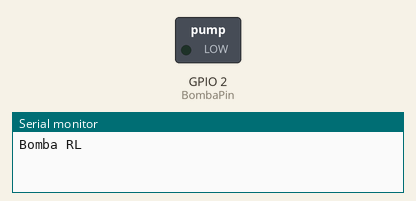
Recording of a program running on a simulated ESP32. On the bench: switched loads named in the program (green lamp = pin HIGH), the last lines printed to the serial monitor. WiFi joins after 1.5 s; servers stay silent unless stated.

Above: at 0.1 s.
At 7.2 s:
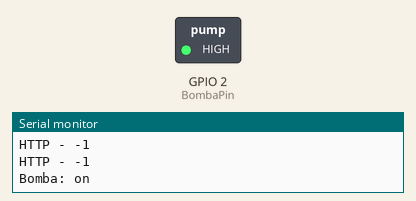
Timing chart, 0 to 8.7 s (numbered marks = the images above):
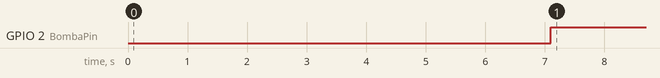

The program:

main.cpp
```cpp
#include <Arduino.h>
#include <HTTPClient.h>
#include <WiFi.h>

const int BombaPin = 2;

const char* ssid = "MaAv-Mesh";  // Tu SSID
const char* password = "u5b2nUb3sP";  //Tu Clave

float hD = 0;
int rain = 0;
int ciclos = 0;

void apiConnection() {
    HTTPClient http;
    http.begin("http://192.168.3.75/iot/iotDevicesAPI/iotWaterPump.php");
    http.addHeader("Content-Type", "application/x-www-form-urlencoded");
    int httpCode = http.GET();

    if (httpCode > 0) {
        Serial.println("Sns HTTP - " + String(httpCode));
        if (httpCode == 200){
            String response = http.getString();
            hD = response.toFloat();
            Serial.println(hD);
        }
    } else {
        Serial.println("HTTP - " + String(httpCode));
    }
    http.end();
}

void apiPrediction() {
    HTTPClient http;
    http.begin("http://192.168.3.75/iot/iotDevicesAPI/iotGetPrediction.php");
    http.addHeader("Content-Type", "application/x-www-form-urlencoded");
    int httpCode = http.GET();

    if (httpCode > 0) {
        Serial.println("ML HTTP - " + String(httpCode));
        if (httpCode == 200){
            String response = http.getString();
            rain = response.toInt();
            Serial.println(rain);
        }
    } else {
        Serial.println("HTTP - " + String(httpCode));
    }
    http.end();
}

void setup() {
    pinMode(BombaPin, OUTPUT);
    Serial.begin(115200);

    Serial.println("Bomba RL");

    WiFi.mode(WIFI_STA);
    WiFi.begin(ssid, password);
    Serial.println("");

    // Wait for connection
    while (WiFi.status() != WL_CONNECTED) {
        delay(500);
        Serial.print(".");
    }
    Serial.println("");
    Serial.print("Conectado a ");
    Serial.println(ssid);
    Serial.print("Direccion IP: ");
    Serial.println(WiFi.localIP());
    apiPrediction();
    apiConnection();
    delay(5000);
}

void loop() {
    ciclos++;
    apiConnection();

    if (ciclos == 10) {
        apiPrediction();
        ciclos = 0;
    }

    if (rain == 0) {
        if (hD > 60) {
            digitalWrite(BombaPin, LOW);
            Serial.println("Bomba: Off");
        } if (hD < 30) {
            digitalWrite(BombaPin, HIGH);
            Serial.println("Bomba: on");
        }
    } else if (rain != 0 && hD < 10) {
        if (hD > 60) {
            digitalWrite(BombaPin, LOW);
            Serial.println("Bomba: Off");
        } if (hD < 30) {
            digitalWrite(BombaPin, HIGH);
            Serial.println("Bomba: on");
        }
    } else {
        digitalWrite(BombaPin, LOW);
        Serial.println("Bomba: Off");
    }
    delay(5000);
}
```

Measured:
- by itself, GPIO 2 (BombaPin): LOW → HIGH at 7.1 s
